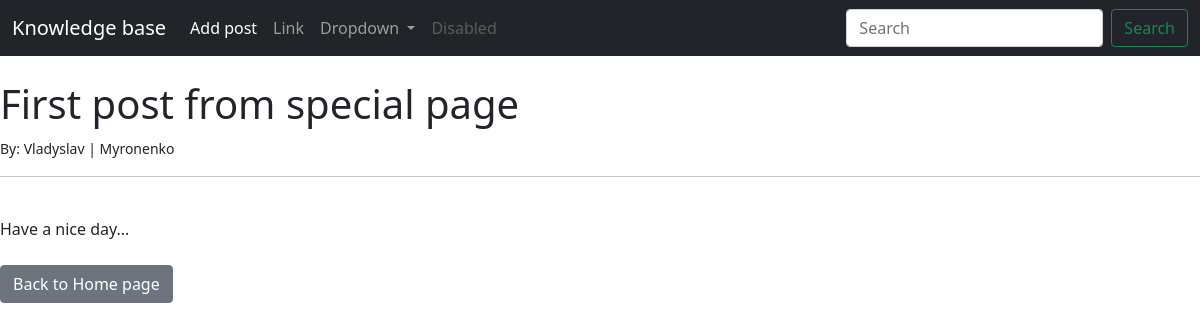
Page /article/3 on the committed database.
### blog/models.py (models this page shows, shortened)
class Post(models.Model):
    title = models.CharField(max_length=255)
    author = models.ForeignKey(User, on_delete=models.CASCADE)
    body = models.TextField()

### blog/views.py (the view)
# urls.py: path('article/<int:pk>', ArticleDetailView.as_view(), name="article_details"),
class ArticleDetailView(DetailView):
    model = Post
    template_name = 'article_details.html'

### blog/templates/article_details.html (shortened to what this page needs)
{% extends 'base.html' %}
{% block content %}
<h1>{{ post.title }}</h1>
<small>By: {{ post.author.first_name }} | {{ post.author.last_name }}</small><br/>
<hr>
<br/>
{{ post.body }}
<br><br/>
<a href="{% url 'home' %}" class="btn btn-secondary">  Back to Home page </a>
{% endblock %}

### rows in the picture
Post: title "First post from special page", author.first_name "Vladyslav", author.last_name "Myronenko", body "Have a nice day..."
